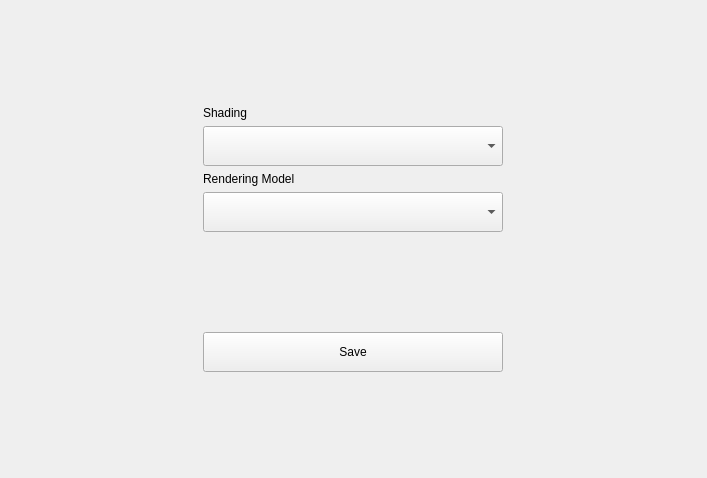
<?xml version="1.0" encoding="UTF-8"?>
<ui version="4.0">
 <class>SettingsScreen</class>
 <widget class="QFrame" name="SettingsScreen">
  <property name="geometry">
   <rect>
    <x>0</x>
    <y>0</y>
    <width>707</width>
    <height>478</height>
   </rect>
  </property>
  <property name="windowTitle">
   <string>Form</string>
  </property>
  <layout class="QGridLayout" name="gridLayout_2">
   <item row="6" column="0">
    <widget class="QPushButton" name="saveButton">
     <property name="minimumSize">
      <size>
       <width>0</width>
       <height>40</height>
      </size>
     </property>
     <property name="maximumSize">
      <size>
       <width>300</width>
       <height>16777215</height>
      </size>
     </property>
     <property name="text">
      <string>Save</string>
     </property>
    </widget>
   </item>
   <item row="4" column="0">
    <widget class="QComboBox" name="renderCombo">
     <property name="minimumSize">
      <size>
       <width>0</width>
       <height>40</height>
      </size>
     </property>
     <property name="maximumSize">
      <size>
       <width>300</width>
       <height>16777215</height>
      </size>
     </property>
    </widget>
   </item>
   <item row="2" column="0">
    <widget class="QComboBox" name="shadingCombo">
     <property name="minimumSize">
      <size>
       <width>0</width>
       <height>40</height>
      </size>
     </property>
     <property name="maximumSize">
      <size>
       <width>300</width>
       <height>16777215</height>
      </size>
     </property>
    </widget>
   </item>
   <item row="7" column="0">
    <spacer name="verticalSpacer_2">
     <property name="orientation">
      <enum>Qt::Vertical</enum>
     </property>
     <property name="sizeHint" stdset="0">
      <size>
       <width>20</width>
       <height>40</height>
      </size>
     </property>
    </spacer>
   </item>
   <item row="3" column="0">
    <widget class="QLabel" name="renderLabel">
     <property name="text">
      <string>Rendering Model</string>
     </property>
    </widget>
   </item>
   <item row="0" column="0">
    <spacer name="verticalSpacer">
     <property name="orientation">
      <enum>Qt::Vertical</enum>
     </property>
     <property name="sizeHint" stdset="0">
      <size>
       <width>20</width>
       <height>40</height>
      </size>
     </property>
    </spacer>
   </item>
   <item row="1" column="0">
    <widget class="QLabel" name="shadingLabel">
     <property name="text">
      <string>Shading</string>
     </property>
    </widget>
   </item>
   <item row="5" column="0">
    <spacer name="verticalSpacer_3">
     <property name="orientation">
      <enum>Qt::Vertical</enum>
     </property>
     <property name="sizeHint" stdset="0">
      <size>
       <width>20</width>
       <height>40</height>
      </size>
     </property>
    </spacer>
   </item>
  </layout>
 </widget>
 <resources/>
 <connections/>
</ui>
